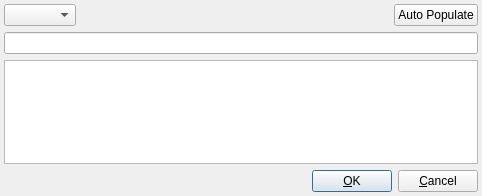
<?xml version="1.0" encoding="UTF-8"?>
<ui version="4.0" stdsetdef="1">
  <author></author>
  <comment>  Copyright 2017 Google Inc.
 Licensed under the Apache License, Version 2.0 (the &quot;License&quot;);
 you may not use this file except in compliance with the License.
 You may obtain a copy of the License at
 http://www.apache.org/licenses/LICENSE-2.0
 Unless required by applicable law or agreed to in writing, software
 distributed under the License is distributed on an &quot;AS IS&quot; BASIS,
 WITHOUT WARRANTIES OR CONDITIONS OF ANY KIND, either express or implied.
 See the License for the specific language governing permissions and
 limitations under the License.
</comment>
  <exportmacro></exportmacro>
  <class>LabelFormatBase</class>
  <widget class="QDialog" name="LabelFormatBase">
    <property name="geometry">
      <rect>
        <x>0</x>
        <y>0</y>
        <width>482</width>
        <height>196</height>
      </rect>
    </property>
    <property name="windowTitle">
      <string>Label Format</string>
    </property>
    <layout class="QGridLayout">
      <property name="margin">
        <number>4</number>
      </property>
      <property name="spacing">
        <number>6</number>
      </property>
      <item row="2" column="0">
        <widget class="QTextEdit" name="textEdit">
          <property name="minimumSize">
            <size>
              <width>460</width>
              <height>0</height>
            </size>
          </property>
          <property name="text">
            <string/>
          </property>
        </widget>
      </item>
      <item row="1" column="0">
        <widget class="QLineEdit" name="lineEdit">
          <property name="minimumSize">
            <size>
              <width>460</width>
              <height>0</height>
            </size>
          </property>
        </widget>
      </item>
      <item row="3" column="0">
        <layout class="QHBoxLayout">
          <item>
            <spacer name="Spacer11">
              <property name="sizeHint">
                <size>
                  <width>270</width>
                  <height>16</height>
                </size>
              </property>
              <property name="sizeType">
                <enum>QSizePolicy::Expanding</enum>
              </property>
              <property name="orientation">
                <enum>Qt::Horizontal</enum>
              </property>
            </spacer>
          </item>
          <item>
            <widget class="QPushButton" name="accept_btn">
              <property name="text">
                <string>&amp;OK</string>
              </property>
              <property name="shortcut">
                <string>Alt+O</string>
              </property>
            </widget>
          </item>
          <item>
            <widget class="QPushButton" name="cancel_btn">
              <property name="text">
                <string>&amp;Cancel</string>
              </property>
              <property name="shortcut">
                <string>Alt+C</string>
              </property>
              <property name="autoDefault">
                <bool>true</bool>
              </property>
              <property name="default">
                <bool>false</bool>
              </property>
            </widget>
          </item>
        </layout>
      </item>
      <item row="0" column="0">
        <layout class="QHBoxLayout">
          <item>
            <widget class="QComboBox" name="insert_field_combo"/>
          </item>
          <item>
            <spacer name="spacer40">
              <property name="sizeHint">
                <size>
                  <width>201</width>
                  <height>20</height>
                </size>
              </property>
              <property name="sizeType">
                <enum>QSizePolicy::Expanding</enum>
              </property>
              <property name="orientation">
                <enum>Qt::Horizontal</enum>
              </property>
            </spacer>
          </item>
          <item>
            <widget class="QPushButton" name="auto_populate_btn">
              <property name="text">
                <string>Auto Populate</string>
              </property>
            </widget>
          </item>
        </layout>
      </item>
    </layout>
  </widget>
  <layoutdefault spacing="6" margin="11"/>
  <pixmapfunction>qPixmapFromMimeSource</pixmapfunction>
  <tabstops>
    <tabstop>insert_field_combo</tabstop>
    <tabstop>lineEdit</tabstop>
    <tabstop>accept_btn</tabstop>
  </tabstops>
  <connections>
    <connection>
      <sender>accept_btn</sender>
      <signal>released()</signal>
      <receiver>LabelFormatBase</receiver>
      <slot>accept()</slot>
    </connection>
    <connection>
      <sender>insert_field_combo</sender>
      <signal>activated(QString)</signal>
      <receiver>LabelFormatBase</receiver>
      <slot>insertField(QString)</slot>
    </connection>
    <connection>
      <sender>auto_populate_btn</sender>
      <signal>clicked()</signal>
      <receiver>LabelFormatBase</receiver>
      <slot>AutoPopulate()</slot>
    </connection>
    <connection>
      <sender>cancel_btn</sender>
      <signal>clicked()</signal>
      <receiver>LabelFormatBase</receiver>
      <slot>reject()</slot>
    </connection>
  </connections>
</ui>
